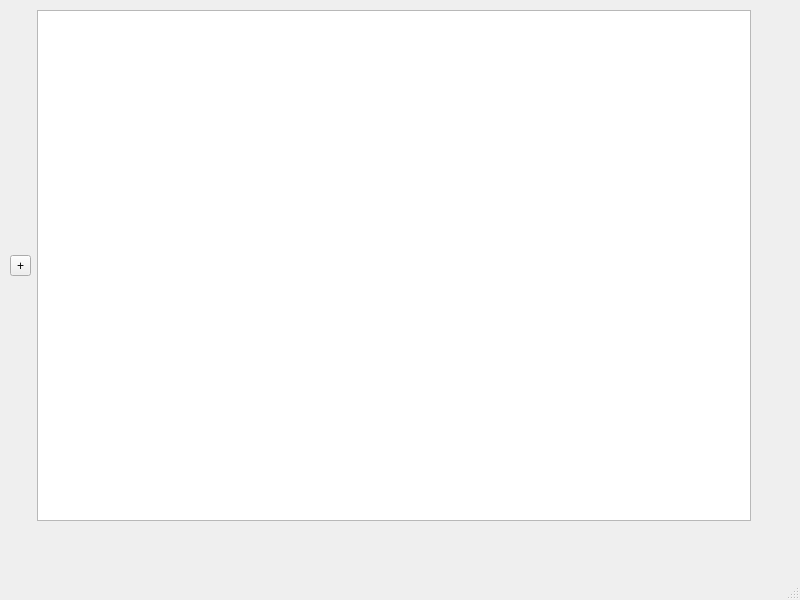
<?xml version="1.0" encoding="UTF-8"?>
<ui version="4.0">
 <class>MainWindow</class>
 <widget class="QMainWindow" name="MainWindow">
  <property name="geometry">
   <rect>
    <x>0</x>
    <y>0</y>
    <width>800</width>
    <height>600</height>
   </rect>
  </property>
  <property name="windowTitle">
   <string>MainWindow</string>
  </property>
  <widget class="QWidget" name="centralwidget">
   <widget class="QWidget" name="gridLayoutWidget">
    <property name="geometry">
     <rect>
      <x>10</x>
      <y>10</y>
      <width>741</width>
      <height>511</height>
     </rect>
    </property>
    <layout class="QGridLayout" name="gridLayout">
     <item row="0" column="0">
      <widget class="QToolButton" name="toolButton">
       <property name="text">
        <string>+</string>
       </property>
      </widget>
     </item>
     <item row="0" column="1">
      <widget class="QListView" name="listView"/>
     </item>
    </layout>
   </widget>
  </widget>
  <widget class="QMenuBar" name="menubar">
   <property name="geometry">
    <rect>
     <x>0</x>
     <y>0</y>
     <width>800</width>
     <height>22</height>
    </rect>
   </property>
  </widget>
  <widget class="QStatusBar" name="statusbar"/>
 </widget>
 <resources/>
 <connections/>
</ui>
